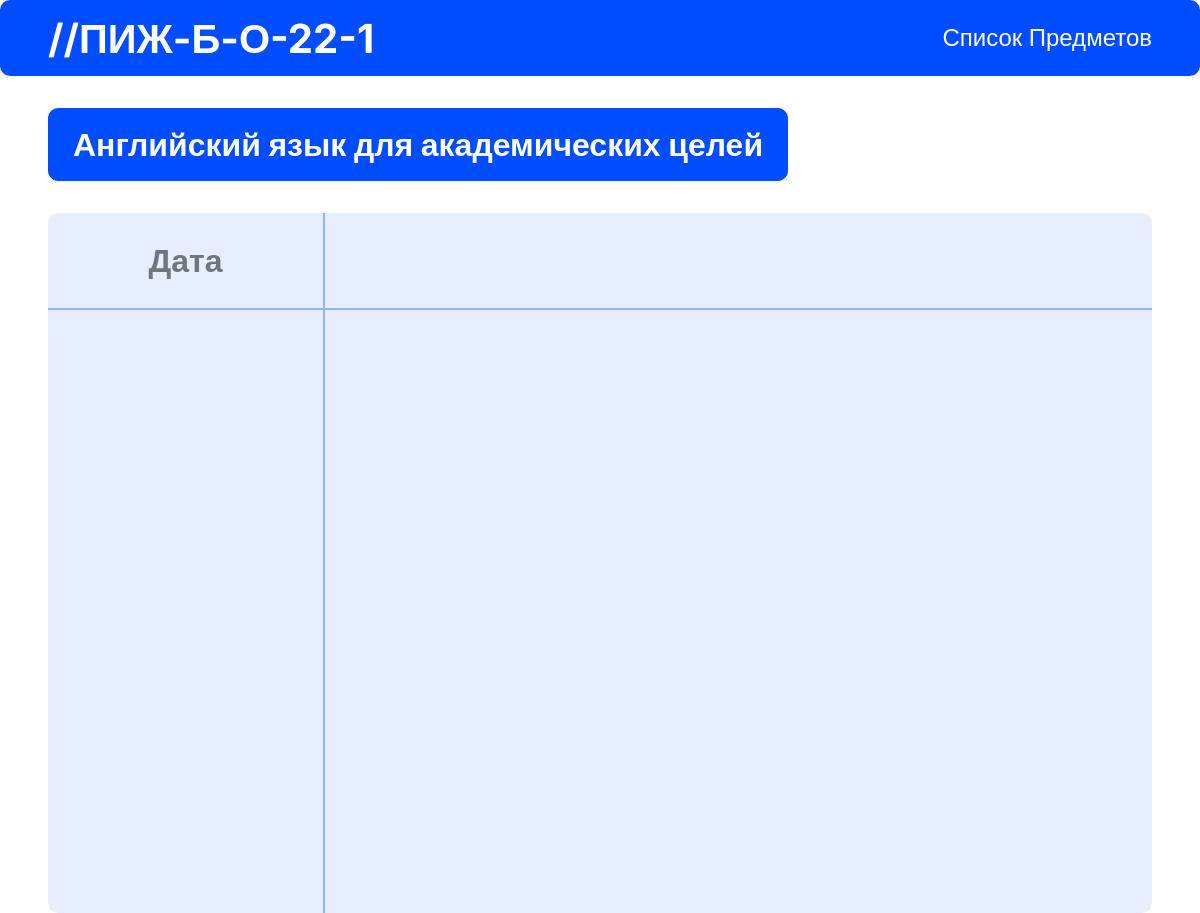
Before: /disciplines/engacademic/ with the older database file.
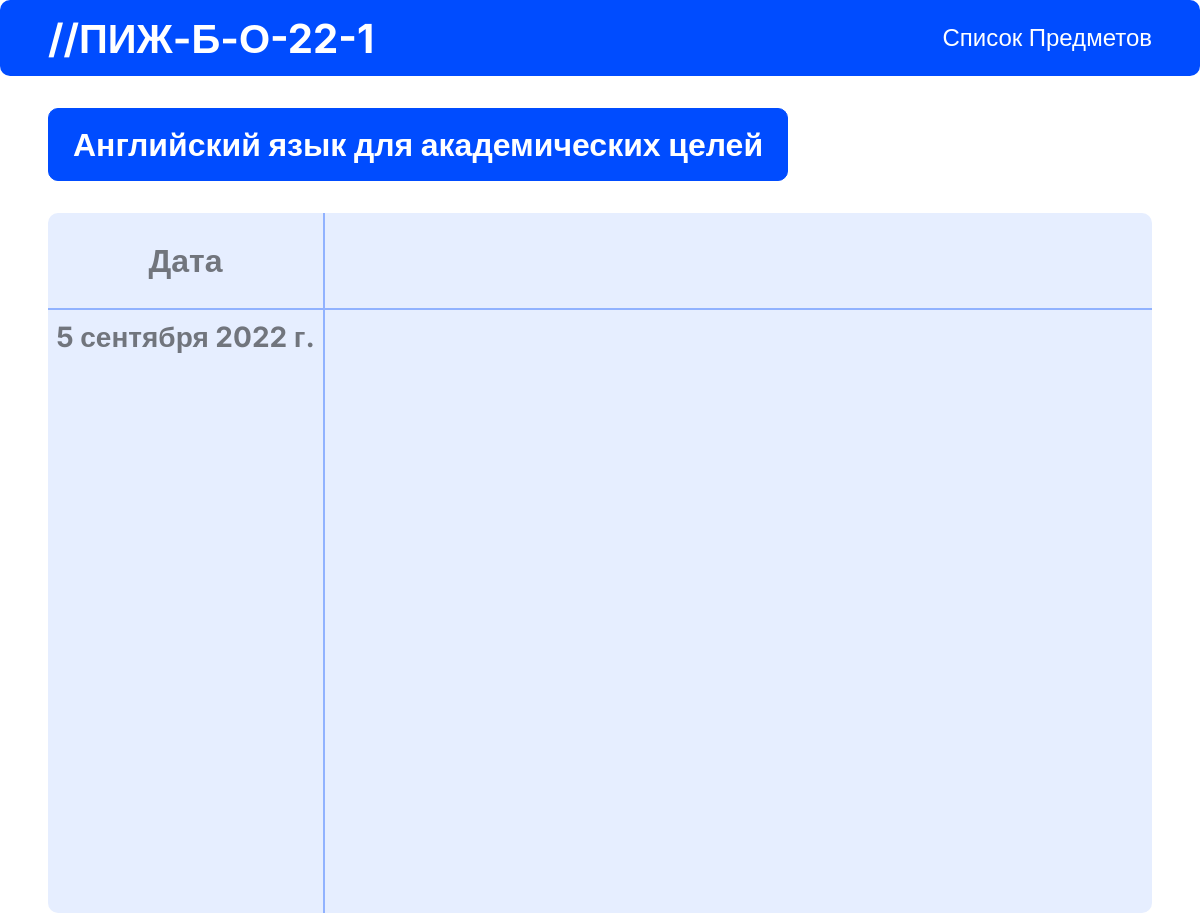
After: the same page with the newer database file.
### main_page/models.py (models this page shows, shortened)
class Disciplines(models.Model):
    discipline = models.TextField(verbose_name='Предмет')
    eng_discipline = models.TextField(verbose_name='Предмет на англ')
    class Meta:
        verbose_name = 'Предмет'
        verbose_name_plural = 'Предметы'

class DisciplineHomeWork(models.Model):
    discipline = models.ForeignKey(Disciplines, on_delete=models.CASCADE,verbose_name='Домашка какого предмета')
    eng_discipline = models.TextField(verbose_name='Предмет на англ')
    actual_homework = models.TextField(verbose_name='Дз')
    actual_file = models.FileField(upload_to='homework', verbose_name='Дз файл', null=True, blank=True)
    date = models.DateField(verbose_name='Дата дз')
    class Meta:
        verbose_name = 'Все дз'
        verbose_name_plural = 'Все дз'

### main_page/views.py (the view)
# urls.py: re_path('^disciplines/(?P<discipline>.+)/$', views.discipline_page, name='discipline_page'),
def discipline_page(request, discipline):
    discipline_db = Disciplines.objects.get(eng_discipline=discipline)
    homework_db = DisciplineHomeWork.objects.filter(eng_discipline=discipline)
    if not homework_db:
        homework_db = DisciplineHomeWork.objects.filter(eng_discipline='test')
    return render(request, 'main_page/discipline_page.html', {"discipline":discipline_db,"homework":homework_db})

### main_page/templates/main_page/discipline_page.html (shortened to what this page needs)
{% extends 'main_page/shablon.html' %}
{% load static %}
{% block styles %}
    <link rel="stylesheet" href="{% static 'main_page/css/discipline_page.css' %}">
{% endblock %}
{% block content %}
    <div class="buttons">
        <div class="button_current button">
            <p class="h3">{{ discipline.discipline }}</p>
        </div>
    </div>
    <div class="schedule">
        <div class="schedule_left">
            <div class="left_top"><p class="h3">Дата</p></div>
            <div class="left_bottom">
                {% for homework_date in homework %}
                    <p onclick="hw_date('date_{{ homework_date.id }}','actual_{{ homework_date.id }}')" id="date_{{ homework_date.id }}" class="h4">{{ homework_date.date }}</p>
                {% endfor %}
            </div>
        </div>
        <div class="schedule_right">
            <div class="right_top"></div>
            <div id="right_bottom" class="right_bottom">
            </div>
        </div>
    </div>
{% endblock %}

### main_page/templates/main_page/shablon.html (shortened to what this page needs)
{% load static %}
<!DOCTYPE html>
<html lang="ru">
<head>
    <link rel="stylesheet" href="{% static 'main_page/css/style.css' %}">
    <link rel="stylesheet" href="{% static 'main_page/css/transform.css' %}">
    {% block styles %}
    {% endblock %}
</head>
<body>
    <div class="nav">
        <div class="logo">
            <a href="/">
                <p class="h1">//ПИЖ-Б-О-22-1</p>
            </a>
        </div>
        <div class="other">
            <a href="/disciplines/" class="h5">Список Предметов</a>
        </div>
    </div>
    <div class="content">
        {% block content %}
        {% endblock %}
    </div>
</body>
</html>

### main_page/static/main_page/css/style.css (style rules this page uses)
* { padding:0;margin:0;border:0; }
*,*:before,*:after { -moz-box-sizing:border-box;-webkit-box-sizing:border-box;box-sizing:border-box; }
html,body { height:100%;width:100%;font-size:100%;line-height:1;font-size:14px;-ms-text-size-adjust:100%;-moz-text-size-adjust:100%;-webkit-text-size-adjust:100%; }
a,a:visited { text-decoration:none; }
a { border:0;text-decoration:none;color:unset; }
* { font-family:"Inter", sans-serif; }
p { cursor:default; }
h1,.h1 { font-size:40px;line-height:45px;font-weight:700;cursor:default; }
h3,.h3 { font-size:32px;line-height:39px;font-weight:700;cursor:default; }
h4,.h4 { font-size:28px;line-height:39px;font-weight:700;cursor:default; }
h5,.h5 { font-size:24px;line-height:30px;font-weight:500;cursor:default; }
:root { --BG_0:#FFF; --BG_1:#000; --BG_2:#004CFF; --BG_3:#E6EEFF; --BG_4:#91B2FF; --TC_0:#FFF; --TC_1:#000; --TC_2:#71757D; --TC_3:#2E6CFF; }
.button { align-self:center;padding:16px 24px;border-radius:10px;background-color:var(--BG_2);color:var(--TC_0);border:1px solid var(--BG_2); }
.nav { display:flex;flex-direction:row;justify-content:space-between;align-items:center;padding-left:48px;padding-right:48px;background-color:var(--BG_2);z-index:2;height:76px;border-radius:10px;color:var(--TC_0); }
.content { margin-top:32px;margin-left:48px;margin-right:48px; }
.nav .other a,.nav .logo a p { cursor:pointer; }
.schedule_left { height:50%;width:25%;color:var(--TC_2);border-radius:10px 0px 0px 10px; }

### main_page/static/main_page/css/discipline_page.css (style rules this page uses)
.buttons { display:flex;flex-wrap:wrap; }
.schedule { height:700px;width:100%;margin-top:32px;background-color:var(--BG_3);border-radius:10px;display:flex;flex-direction:row; }
.schedule_left { height:100%;width:25%;color:var(--TC_2);border-radius:10px 0px 0px 10px; }
.schedule_right { height:100%;width:75%;border-radius:0px 10px 10px 0px; }
.left_top { display:flex;align-items:center;justify-content:center; }
.left_bottom { display:flex;flex-direction:column;align-items:center }
.left_top,.right_top { height:96px; }
.left_bottom,.right_bottom { height:604px; }
.left_top { border-bottom:1px solid var(--BG_4);border-right:1px solid var(--BG_4); }
.left_bottom { border-top:1px solid var(--BG_4);border-right:1px solid var(--BG_4); }
.right_top { border-bottom:1px solid var(--BG_4);border-left:1px solid var(--BG_4); }
.right_bottom { border-top:1px solid var(--BG_4);border-left:1px solid var(--BG_4);padding-left:8px;padding-top:8px; }
.left_bottom p { padding-top:8px;cursor:pointer; }

Changed rows visible on the page:
added DisciplineHomeWork: date "5 сентября 2022 г."
